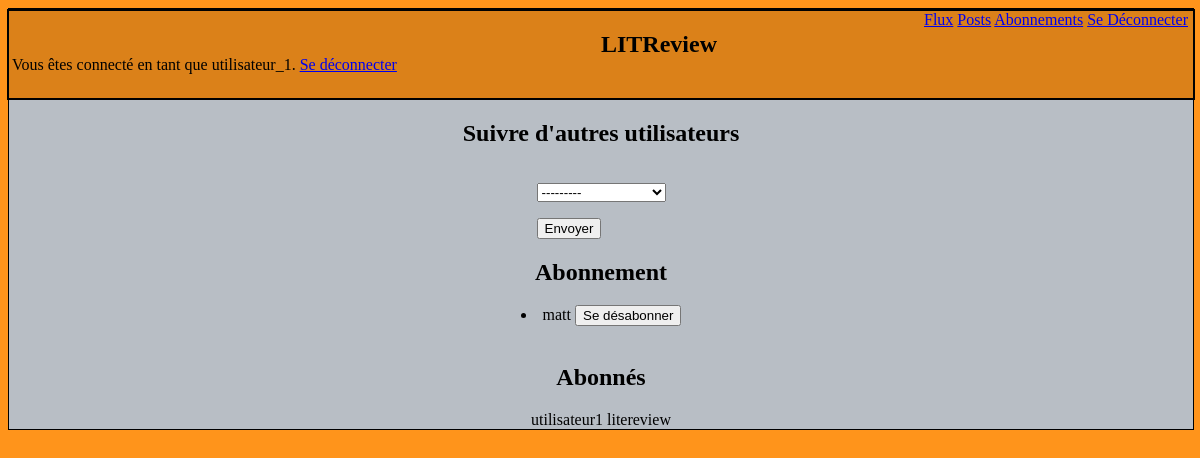
Screenshot of /follow-users (signed in) with the database file from the repository.
### authentication/models.py (models this page shows)
class User(AbstractUser):  # temporaire, devra etre modifier lors de la gestion de l'authentification
    profil_photo = models.ImageField(verbose_name="photo de profil")
    follows = models.ManyToManyField('self', verbose_name='suit')

### litreview/models.py (models this page shows)
class UserFollows(models.Model):
    class Meta():
        unique_together = ['user', 'followed_user']
    user = models.ForeignKey(to=settings.AUTH_USER_MODEL,  on_delete=models.CASCADE)
    followed_user = models.ForeignKey(User, on_delete=models.CASCADE, related_name='followed_by', verbose_name='')

### litreview/views.py (the view, shortened to what this page needs)
# urls.py: path('follow-users', views.follow_user, name='follow-user'),
@login_required
def follow_user(request):
    form = FollowUsersForm(instance=request.user)
    follows = UserFollows.objects.filter(user__username=request.user.username).distinct()
    followers = UserFollows.objects.filter(followed_user__id=request.user.id)
    return render(
                  request,
                  'litreview/follow_user_form.html',
                  context={'form': form, 'follows': follows, 'followers': followers}
                  )

### litreview/forms.py
class FollowUsersForm(forms.ModelForm):
    class Meta:
        model = models.UserFollows
        fields = ['followed_user']

### litreview/templates/litreview/follow_user_form.html (shortened to what this page needs)
{% extends 'litreview/base.html' %}
{% block content %}
    <h2>Suivre d'autres utilisateurs</h2>
    <form method="POST">
        {{ form.as_p }}
        <button type="submit">Envoyer</button>
    </form>
    <h2>Abonnement</h2>
    {% for follow in follows %}
    <li>
        {{ follow.followed_user }}
        <a href="{% url 'end-follow' follow.id %}">
            <button type="submit">Se désabonner</button>
        </a>
    </li>
    {% endfor %}
    <h2>Abonnés</h2>
    {% for follower in followers %}
    {{ follower.user }}
    {% endfor %}
{% endblock content %}

### litreview/templates/litreview/base.html (shortened to what this page needs)
{% load static %}
<!DOCTYPE html>
<html lang="fr">
    <head>
        <link rel="stylesheet" href="{% static 'litreview/style.css' %}" />
    </head>
    <body id="body">
        <main id="container">
            <header id="header" >
                <nav id="navigate">
                    <a href="{% url 'flux' %}">Flux</a>
                    <a href="{% url 'posts' %}">Posts</a>
                    <a href="{% url 'follow-user' %}">Abonnements</a>
                    <a href="{% url 'logout' %}">Se Déconnecter</a>
                </nav>
                <h2 id="frontText">LITReview</h2>
                {% if user.is_authenticated %}
                    <p id="userIndication">Vous êtes connecté en tant que {{ request.user }}. <a href="{% url 'logout' %}">Se déconnecter</a></p>
                {% endif %}
            </header>
            {% block content %}{% endblock content %}
        </main>
    </body>
</html>

### litreview/static/litreview/style.css (style rules this page uses)
#body { background-color: #ff941b; }
#container { background-color: #db8119; display: flex; flex-direction: column; width: 100%; height: 100%; align-items: center; border: solid 1px ; background-color: #b8bec5; font-family:Georgia, 'Times New Roman', Times, serif; }
#header { display: inline flex; background-color: #db8119; width: 100%; margin-top: 0px; margin-bottom: 0px; padding-bottom: 20px; border: solid 2px; font-family: Georgia, 'Times New Roman', Times, serif; }
#userIndication { position: absolute; left:1%; top: 5%; }
#navigate { position: absolute; right: 1%; }
#frontText { background-color: #db8119; margin-left: 50%; }
button::before, button::after { background: #fff; content: ''; position: absolute; z-index: -1; }

### rows the page displays
User: user "utilisateur_1"
UserFollows: followed_user "matt"
UserFollows: user "utilisateur1"
UserFollows: user "litereview"
